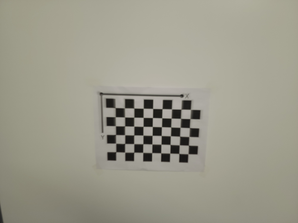
#> input picture SfM and NerF/Phase1/Data/Calibration/10.png, 298 x 223 px, shrunk from 800 x 600 before the run, found by its file name
$ jupyter execute --allow-errors Phase1.ipynb   (shell and % lines are left out)
#> lines starting #> are read from the running program, lines starting #| are printed output that depends on the picture
# RBE/CS549 Fall 2022: Computer Vision
## Homework 0: Alohomora

Author(s):
Prof. Nitin J. Sanket (nsanket@wpi.edu), Lening Li (lli4@wpi.edu), Gejji, Vaishnavi Vivek (vgejji@wpi.edu)

Robotics Engineering Department,

Worcester Polytechnic Institute

Code adapted from CMSC733 at the University of Maryland, College Park.

## Phase 1

### Get the BSDS500 dataset

[cell 1]
import numpy as np
import matplotlib.pyplot as plt
import cv2

1. Generate Difference of Gaussian Filter Bank: (DoG)
2. Display all the filters in this filter bank and save image as DoG.png,
3. use command "cv2.imwrite(...)"

[cell 2]
sigma_scales = [1, 1.4]
angles = 16
filter_size= 8
center = (int(filter_size/2), int(filter_size/2))
bound = (filter_size - 1) / 2
deviation = np.linspace(-bound, bound, filter_size)
x, y = np.meshgrid(deviation, deviation)
pts = [x.flatten(), y.flatten()]

def gauss2d(n,sigma):
    size = int((n-1)/2)
    var = sigma**2
    m = np.asarray([[x**2 + y**2 for x in range(-size,size+1)] for y in range(-size,size+1)])
    output = (1/np.sqrt(2*np.pi*var))*np.exp(-m/(2*var))
    return output

def DOG_filter_bank():
    sobel_x = np.asarray([[1, 2, 1],
                        [0, 0, 0],
                        [-1,-2,-1]])

    DoGs = []
    o = 16
    sigma = [1,3]
    orientation = np.arange(0, 360,360/o)
    plt.figure(figsize=(15,2))
    for i in range(0,2):
        g_conv = cv2.filter2D(src=gauss2d(5,sigma[i]), ddepth = -1, kernel=sobel_x)
        for j in range(0,o):
            rotation_mat = cv2.getRotationMatrix2D(center=center, angle=orientation[j], scale=1)
            dog_filter = cv2.warpAffine(g_conv, rotation_mat, (filter_size,filter_size))
            DoGs.append(dog_filter)
            plt.subplot(2,16,o*(i)+j+1)
            plt.axis('off')
            plt.imshow(DoGs[o*(i)+j],cmap='gray')


    plt.show()
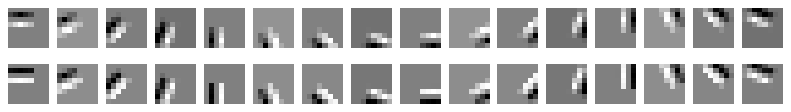
#> figure drawn by matplotlib, 32 panels
    plt.savefig("DoG_filter_bank")

    return DoGs

D = DOG_filter_bank()

1. Generate Leung-Malik Filter Bank: (LM)
2. Display all the filters in this filter bank and save image as LM.png,
3. use command "cv2.imwrite(...)"

[cell 3]
def gauss1d(sigma, mean,x, order):
    x = np.array(x) - mean
    var = sigma**2
    g = (1/np.sqrt(2*np.pi*var))*(np.exp((-1*x*x)/(2*var)))

    if order == 0:
        return g
    elif order == 1:
        g = -g*((x)/(var))
        return g
    else:
        g = g*(((x*x) - var)/(var**2))
        return g

def gaussianfilter(scale, phasex, phasey, pts, sup):
    gx = gauss1d(3*scale, 0,pts[0,...], phasex)
    gy = gauss1d(scale, 0,pts[1,...], phasey)
    image = gx*gy
    image = np.reshape(image,(sup,sup))
    return image

def log2d(n,sigma):
    size = int((n-1)/2)
    var = sigma**2
    m = np.asarray([[x**2 + y**2 for x in range(-size,size+1)] for y in range(-size,size+1)])
    n = (1/np.sqrt(2*np.pi*var))*np.exp(-m/(2*var))
    output = n*(m - var)/(var**2)
    return output

def LM_filter_bank():
    sup     = 49
    scalex  = np.sqrt(2) * np.array([1,2,3])
    norient = 6
    nrotinv = 12

    nbar  = len(scalex)*norient
    nedge = len(scalex)*norient
    nf    = nbar+nedge+nrotinv
    F     = np.zeros([sup,sup,nf])
    hsup  = (sup - 1)/2

    x = [np.arange(-hsup,hsup+1)]
    y = [np.arange(-hsup,hsup+1)]

    [x,y] = np.meshgrid(x,y)

    orgpts = [x.flatten(), y.flatten()]
    orgpts = np.array(orgpts)

    count = 0
    for scale in range(len(scalex)):
        for orient in range(norient):
            angle = (np.pi * orient)/norient
            c = np.cos(angle)
            s = np.sin(angle)
            rotpts = [[c,-s],[s,c]]
            rotpts = np.array(rotpts)
            rotpts = np.dot(rotpts,orgpts)
            F[:,:,count] = gaussianfilter(scalex[scale],0, 1, rotpts, sup)
            F[:,:,count+nedge] = gaussianfilter(scalex[scale],0, 2, rotpts, sup)
            count = count + 1

    count = nbar+nedge

    scales = np.sqrt(2) * np.array([1,2,3,4])

    for i in range(len(scales)):
        F[:,:,count]   = gauss2d(sup, scales[i])
        count = count + 1

    for i in range(len(scales)):
        F[:,:,count] = log2d(sup, scales[i])
        count = count + 1

    for i in range(len(scales)):
        F[:,:,count] = log2d(sup, 3*scales[i])
        count = count + 1

    return F

[cell 4]
L = LM_filter_bank()
plt.figure(figsize=(6,8))
for i in range(0,48):
    plt.subplot(9,6,i+1)
    plt.axis('off')
    plt.imshow(L[:,:,i], cmap = 'gray')

plt.show()
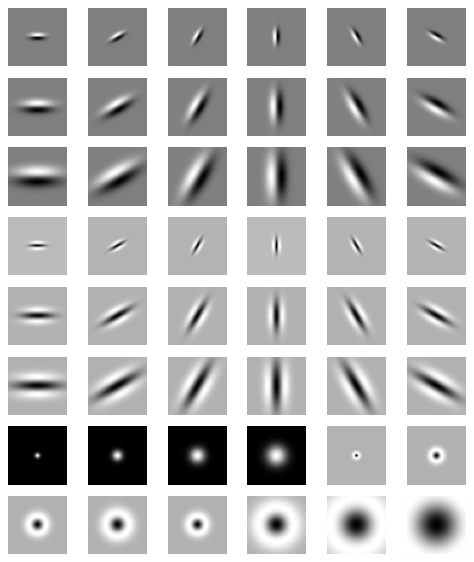
#> figure drawn by matplotlib, 48 panels
plt.savefig("LM_filter_bank.jpg")

[cell 5]
# [21 lines of commented-out code are left out]

1. Generate Gabor Filter Bank: (Gabor)
2. Display all the filters in this filter bank and save image as Gabor.png,
3. use command "cv2.imwrite(...)"

[cell 6]
import skimage.transform
def Gabor_filter_bank(sigma, theta, Lambda, psi, gamma,num_filters):
#> called with theta = 0.25, Lambda = 1, psi = 1, gamma = 1, num_filters = 20
    g = list()
    for s in sigma:
        sigma_x = s
        sigma_y = float(s) / gamma

        nstds = 3
        xmax = max(abs(nstds * sigma_x * np.cos(theta)), abs(nstds * sigma_y * np.sin(theta)))
        xmax = np.ceil(max(1, xmax))
        ymax = max(abs(nstds * sigma_x * np.sin(theta)), abs(nstds * sigma_y * np.cos(theta)))
        ymax = np.ceil(max(1, ymax))
        xmin = -xmax
        ymin = -ymax
        (y, x) = np.meshgrid(np.arange(ymin, ymax + 1), np.arange(xmin, xmax + 1))

        x_theta = x * np.cos(theta) + y * np.sin(theta)
        y_theta = -x * np.sin(theta) + y * np.cos(theta)

        gb = np.exp(-.5 * (x_theta ** 2 / sigma_x ** 2 + y_theta ** 2 / sigma_y ** 2)) * np.cos(2 * np.pi / Lambda * x_theta + psi)

        ang = np.linspace(0,360,num_filters)
        for i in range(num_filters):
            image = skimage.transform.rotate(gb,ang[i])
            g.append(image)

    r = len(g)
    plt.subplots(5, int(r/5), figsize=(10,5))
    for i in range(r):
        plt.subplot(5, int(r/5), i+1)
        plt.axis('off')
        plt.imshow(g[i],cmap='gray')
    plt.savefig('Gabor.png')
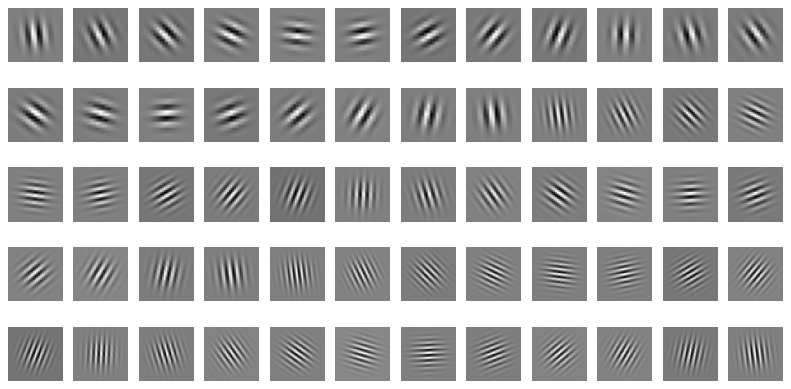
#> figure drawn by matplotlib, 60 panels

    return g


G = Gabor_filter_bank(sigma=[3,5,7], theta=0.25, Lambda=1, psi=1, gamma=1,num_filters=20)

1. Generate Half-disk masks
2. Display all the Half-disk masks and save image as masksMasks.png,
3. use command "cv2.imwrite(...)"

[cell 7]
def half_disk_masks(sizes, angles):

#> called with angles = 16
    half_disks = []
    for size in sizes:

        bound = (size - 1) / 2
        spread = np.linspace(-bound, bound, size)
        x, y = np.meshgrid(spread, spread)
        pts = [x.flatten(), y.flatten()]

        radius = size / 2
        for i in range(angles):
            angle = (2 * np.pi * i)/angles
            rot = np.array([[np.cos(angle),-np.sin(angle)],[np.sin(angle), np.cos(angle)]])
            rot_pts = np.dot(rot, pts)

            x, y = rot_pts[0], rot_pts[1]

            cond1 = (x ** 2 + y ** 2) < radius ** 2
            cond2 = y > 0
            mask = np.logical_and(cond1, cond2)
            mask = mask.reshape(size, size)

            half_disks.append(mask)

    return half_disks

masks = half_disk_masks([10, 26, 50], 16)

plt.subplots(16, 3, figsize=(12,3))
for i in range(len(masks)):
    plt.subplot(3, 16, i + 1)
    plt.axis('off')
    plt.imshow(masks[i], cmap='gray')
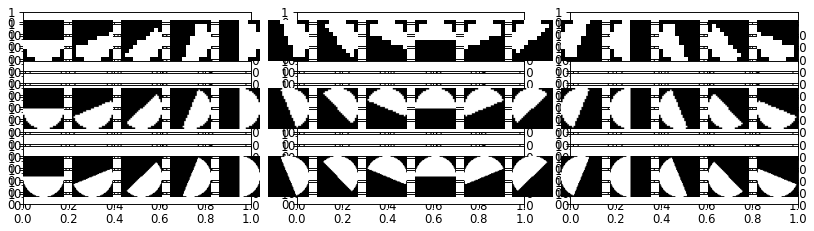
#> figure drawn by matplotlib, 48 panels

1. Generate Texton Map
2. Filter image using oriented gaussian filter bank

[cell 8]
import os
images_folder = "./BSDS500/Images/"
#> (the rest of this cell did not finish here and is left out)

[cell 9]

imgs = []
#> (the rest of this cell did not finish here and is left out)

1. Generate texture ID's using K-means clustering
2. Display texton map and save image as TextonMap_ImageName.png,
3. use command "cv2.imwrite('...)"

[cell 10]
from sklearn.cluster import KMeans

imgs = np.array(imgs)

#> (the rest of this cell did not finish here and is left out)

[cell 11]
# [40 lines of commented-out code are left out]

1. Generate Texton Gradient (Tg)
2. Perform Chi-square calculation on Texton Map
3. Display Tg and save image as Tg_ImageName.png,
4. use command "cv2.imwrite(...)"

[cell 12]
texton_bins = 64
brightness_bins = 16
color_bins = 16

masks = half_disk_masks([10, 26, 50], 16)
left_hd_masks = [*masks[0:8], *masks[16:24], *masks[32:40]]
right_hd_masks = [*masks[8:16], *masks[24:32], *masks[40:48]]
hd_masks = [left_hd_masks, right_hd_masks]


def brightness(Img, num_clusters):
    p,q,r = Img.shape
    inp = np.reshape(Img,((p*q),r))
    kmeans = sklearn.cluster.KMeans(n_clusters = num_clusters, random_state = 2)
    kmeans.fit(inp)
    labels = kmeans.predict(inp)
    l = np.reshape(labels,(p,q))
    plt.imshow(l,cmap = 'binary')
    return l

def color(Img, num_clusters):
    p,q,r = Img.shape
    inp = np.reshape(Img,((p*q),r))
    kmeans = sklearn.cluster.KMeans(n_clusters = num_clusters, random_state = 2)
    kmeans.fit(inp)
    labels = kmeans.predict(inp)
    l = np.reshape(labels,(p,q))
    plt.imshow(l)
    return l

def chi_square(img_map, bins, half_disc_masks):
	"""
	Gets gradient map using chi-squared distance calculations for given map of image.
	"""
	left_m = half_disc_masks[0]
	right_m = half_disc_masks[1]

	chi_sqr_distances = []
	for i in range(len(left_m)):
		chi_sqr_dist = np.zeros(img_map.shape)
		for val in range(bins):
			bin_img = (img_map == val)
			bin_img = np.float32(bin_img)

			gi = cv2.filter2D(src=bin_img, ddepth=-1, kernel=np.float32(left_m[i]))
			hi = cv2.filter2D(src=bin_img, ddepth=-1, kernel=np.float32(right_m[i]))

			chi_sqr_dist += ((gi - hi) ** 2 )/2 * (gi + hi)
		chi_sqr_distances.append(chi_sqr_dist)

	chi_sqr_distances = np.array(chi_sqr_distances)
	return np.mean(chi_sqr_distances, axis=0)

#> (the rest of this cell did not finish here and is left out)

1. Generate Brightness Map
2. Perform brightness binning

#> (a cell that did not finish here is left out)

1. Generate Brightness Gradient (Bg)
2. Perform Chi-square calculation on Brightness Map
3. Display Bg and save image as Bg_ImageName.png,
4. use command "cv2.imwrite(...)"

#> (a cell that did not finish here is left out)

1. Generate Color Map
2. Perform color binning or clustering

#> (a cell that did not finish here is left out)

1. Generate Color Gradient (Cg)
2. Perform Chi-square calculation on Color Map
3. Display Cg and save image as Cg_ImageName.png,
4. use command "cv2.imwrite(...)"

#> (a cell that did not finish here is left out)

1. Read Sobel Baseline
2. use command "cv2.imread(...)"

[cell 17]
sobel_img = "BSDS500/SobelBaseline/10.png"
canny_img = "BSDS500/CannyBaseline/10.png"

sobel_pb = cv2.imread(sobel_img)
#> sobel_pb is the input picture: shape (223, 298, 3); mean B, G, R 139.7, 154, 156
sobel_pb = cv2.cvtColor(sobel_pb, cv2.COLOR_BGR2GRAY)
#> sobel_pb: shape (223, 298)
